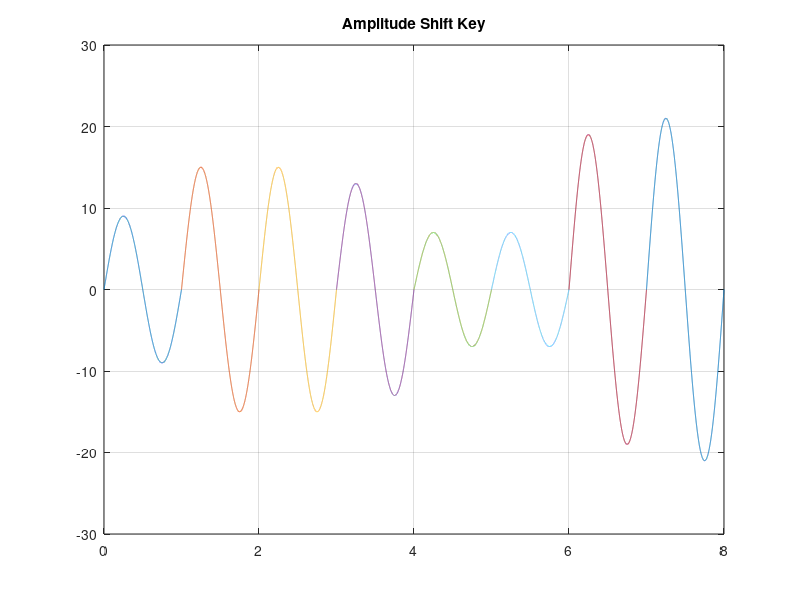

This chart was generated by the following MATLAB code:
f=1;
x=[0 0 1 1 0 0 1 0 0 0 1 1 0 0 0 0 0 0 1 1 0 1 1 1];
n=length(x);
i=1;
while i<n+1
 t=(i-1)/3:1/5000:(i+2)/3;
if (x(i)== 0 && x(i+1) == 0 && x(i+2) == 0)
ask=7*sin(2*pi*f*t);
elseif (x(i)== 0 && x(i+1) == 0 && x(i+2) == 1)
ask=9*sin(2*pi*f*t);
elseif (x(i)== 0 && x(i+1) == 1 && x(i+2) == 0)
ask=11*sin(2*pi*f*t);
elseif (x(i)== 0 && x(i+1) == 1 && x(i+2) == 1)
ask=13*sin(2*pi*f*t);
elseif (x(i)== 1 && x(i+1) == 0 && x(i+2) == 0)
ask=15*sin(2*pi*f*t);
elseif (x(i)== 1 && x(i+1) == 0 && x(i+2) == 1)
ask=17*sin(2*pi*f*t);
elseif (x(i)== 1 && x(i+1) == 1 && x(i+2) == 0) 
ask=19*sin(2*pi*f*t);
elseif (x(i)== 1 && x(i+1) == 1 && x(i+2) == 1)
ask=21*sin(2*pi*f*t);
end
plot(t,ask);
hold on;
grid on;
title('Amplitude Shift Key');
i=i+3;
end